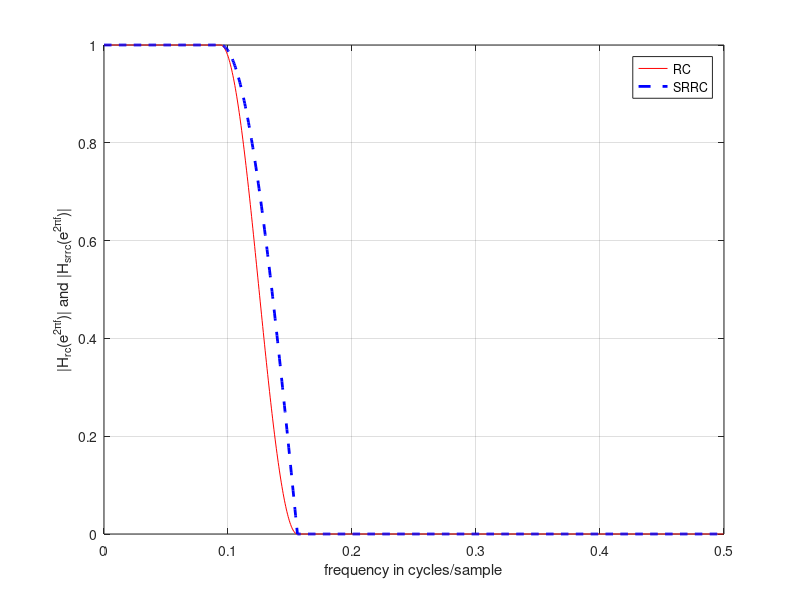

MATLAB code for this plot: (Note: this script raises an error after producing the figure.)
%% Parameters
clear all

%%%%%%%%%%%%%%%%%%%%%% SRRC %%%%%%%%%%%%%%%%%%%%
A = 40; % 40 dB attenuation

Nsps = 4; % 4 samples per symbol

M_srrc = 20; % order of 20, Length of 21

N_srrc = 21; % length of 21

Nsymb_srrc = 5; % number of symbols

beta_tx = 0.25; % tx shaping factor

beta_rx = 0.25; % rx shaping factor

%%%%%%%%%%%%%%%%%%%% RC %%%%%%%%%%%%%%%%%%%%%%%%%

M_rc = 40; % order of 40, Length of 41 

Nsymb_rc = 10; % number of symbols

N_rc = 41; % length of RC

%%%%%%%%%%%%%%%%% Sampling Vectors %%%%%%%%%%%%%%%%%
Fs = 25*10^6; % 25MHz sampling

f_c = 1/2/Nsps; % 6dB downpoint for rc and 3db for srrc

df = 1/2000; % frequency increment in cycles/samp

f = [0:df:0.5-df/2]; % cycles/sample; 0 to almost 1/2

%% IDEAL
% magnitude response for RC and SCCR filters

Hrc_f = zeros(1,length(f)); % reserve space for magnitude response of rc filter

Hsrrc_f = zeros(1,length(f)); % reserve space for magnitude response of srrc filter

f1 = find(f < f_c*(1-beta_tx)); % indices where H_f = 1

f2 = find( (f_c*(1-beta_tx)<= f) & ( f <= f_c*(1+beta_tx))); % indices where
% H_f is in transition

f3 = find(f > f_c*(1+beta_tx)); % indices where H_f = 0

%%%%% Hrc_f filter equations
Hrc_f(f1) = ones(1,length(f1));
Hrc_f(f2) = 0.5+0.5*cos(pi*(f2-f2(1))/(length(f2)-1));
Hrc_f(f3) = 0;
%%%%
Hsrrc_f = sqrt(Hrc_f);

% plots
figure(1);
plot(f,(Hrc_f),'r', ...
f,(Hsrrc_f),'--b','LineWidth',2);
xlabel('frequency in cycles/sample')
ylabel('|H_{rc}(e^{2\pif})| and |H_{srrc}(e^{2\pif})|')
legend("RC", "SRRC")
grid



%%%%%%%%%%%%%%% IMPULSE RESPONSE %%%%%%%%%%%%%%%%%%%%%%%%%%%%%

% find and plot the impulse response
% impulse response of rc filter
h_rc = rcosdesign(beta_tx, Nsymb_rc, Nsps, "normal");

% impulse response of srrc filter
h_srrc = rcosdesign(beta_tx, Nsymb_srrc, Nsps, "sqrt");

% PLOTS
figure(2)
plot(0:N_rc-1,h_rc,'r*', 0:N_srrc-1,h_srrc,'bd', 'MarkerSize',8);
ylabel('h_{rc}[n] and h_{srrc}[n]');
xlabel('n');
legend('RC', 'SRRC')
grid;
% Find and plot the frequency repsonses of the
% finite length RC and SRRC filters
H_hat_rc = freqz(h_rc,1,2*pi*f);
H_hat_srrc = freqz(h_srrc,1,2*pi*f);

figure(3)
plot(f,20*log10(abs(H_hat_rc)),'r', ...
f,20*log10(abs(H_hat_srrc)),'--b','LineWidth',2);
ylabel('H_{hat}(\Omega) for RC and SRRC');
xlabel('frequency in cycles/sample')
legend('RC', 'SRRC')
grid;


%% Tx

%%% kaiser window
if(A > 50)
    beta_kaiser = 0.1102*(A-8.7);
else
    beta_kaiser = 0.5842*(A-21)^0.4 + 0.07886*(A-21);
end

wn_kaiser = kaiser(M_srrc+1,beta_kaiser);

h_srrc = rcosdesign(beta_tx, Nsymb_srrc, Nsps, "sqrt");

h_srrc_tx = h_srrc .* wn_kaiser.';


% calculate the scaling factor knowing that the input is going to be
% upsampled, so turn the coefficients into an nx4 (row x column) matrix
% then sum each column and use max value to scale.

% make room for h_srrc_tx reshaping
h_tx_initial_shape = zeros(1,24);
h_tx_initial_shape(1:length(h_srrc_tx)) = h_srrc_tx; 
h_tx_reshape = reshape(h_tx_initial_shape, 4, [])'; 
h_tx_scale_factor = max(sum(abs(h_tx_reshape))); % get max value

h_srrc_tx_scld = h_srrc_tx/h_tx_scale_factor;
h_srrc_tx_scld_verilog = round(h_srrc_tx_scld*2^17); % coeff fits into 1s17 number

% freq response
H_srrc_tx = freqz(h_srrc_tx_scld, 1, 2*pi*f); % need to ask about freqz as it may not be helpful
H_srrc_tx_not_scaled = freqz(h_srrc_tx, 1, 2*pi*f);

%% Rx

% rx is just h_srrc
h_srrc_rx = rcosdesign(beta_rx, Nsymb_srrc, Nsps, "sqrt");
h_srrc_rx_scld = h_srrc_rx/sum(abs(h_srrc_rx));
h_srrc_rx_scld_verilog = round(h_srrc_rx_scld * 2^18); %0s18 number
H_srrc_rx = freqz(h_srrc_rx_scld, 1, 2*pi*f);

figure(4)
plot(f,20*log10(abs(H_srrc_tx)),'r', ...
f,20*log10(abs(H_srrc_rx)),'--b','LineWidth',2);
ylabel('H_{hat}(\Omega) for SRRC TX and RX');
xlabel('frequency in cycles/sample')
legend('TX', 'RX')
grid;

%% MER

% convolve filters to get rc
h_rc_practical = conv(h_srrc_tx_scld, h_srrc_rx_scld);

% find idx of peak val
Peak_idx = (length(h_rc_practical)-1)/2 + 1; 
P_avg_sig = abs(h_rc_practical(Peak_idx))^2;
P_avg_error = sum(abs(h_rc_practical(1:Nsps:end)).^2) - P_avg_sig;


% mer calc
MER = 10*log10(P_avg_sig/P_avg_error)

figure(5)
plot(0:N_rc-1,h_rc_practical,'r*', 'MarkerSize',8);
ylabel('h_{rc-real}[n]');
xlabel('n');
legend('Practical')
grid;















